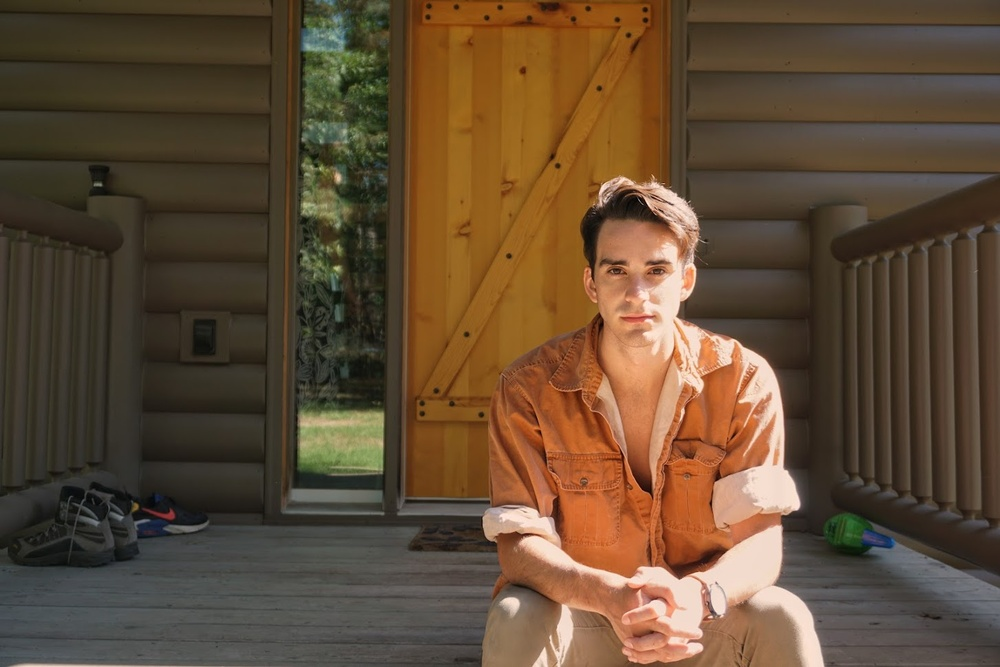
#> input picture Sample_Projects/pfp.jpeg, 1000 x 667 px, shrunk from 1453 x 969 before the run, found by its file name
$ python chapter2.py
#> lines starting #> are read from the running program, lines starting #| are printed output that depends on the picture; after the words box and inside, x2 and y2 are one past the last pixel; in counts of white or black regions, pixels touching at a corner belong together
import cv2
import numpy

img = cv2.imread("F:\BlackJack\Sample_Projects\pfp.jpeg")
#> img is the input picture: shape (667, 1000, 3); mean B, G, R 53.1, 75.3, 97.1
kernel = numpy.ones((5, 5), numpy.uint8)

imgGray = cv2.cvtColor(img, cv2.COLOR_BGR2GRAY)
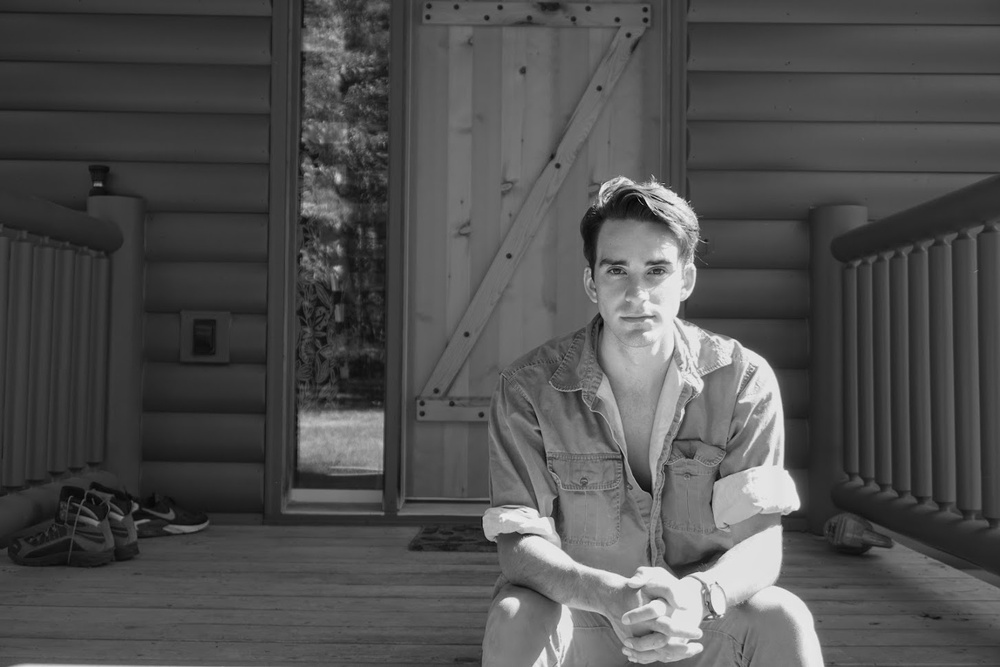
#> imgGray: shape (667, 1000); min 1, max 239, mean 79.3
imgBlur = cv2.GaussianBlur(imgGray, (5, 5), 0)
imgCanny = cv2.Canny(img, 100, 100)
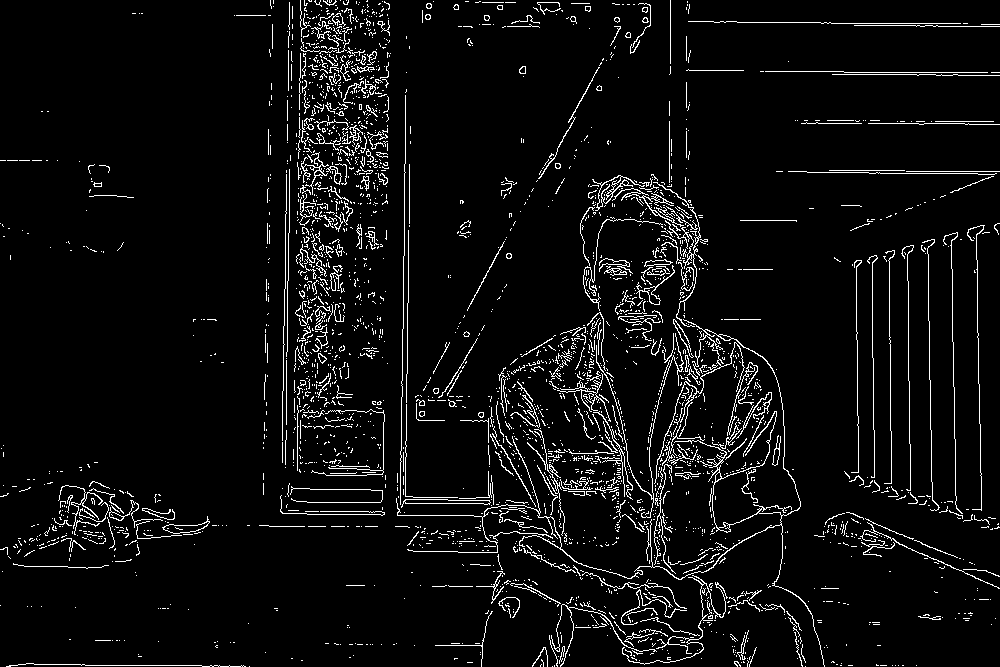
#> imgCanny: shape (667, 1000); 5.3% white in thin lines or dots
# Dilate = make edges thicker
imgDilation = cv2.dilate(imgCanny, kernel, iterations=1)
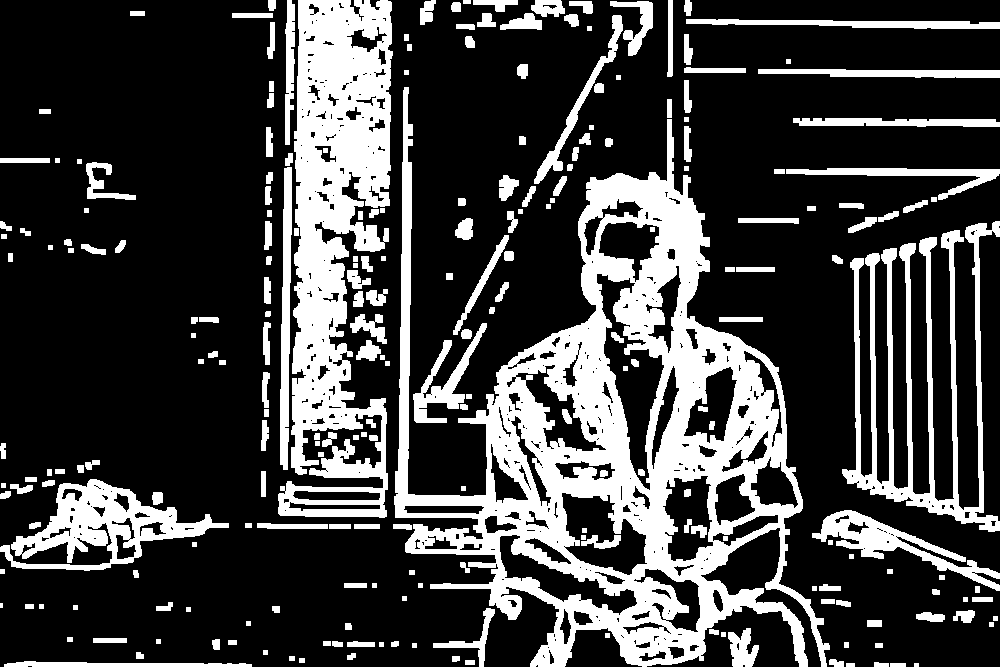
#> imgDilation: shape (667, 1000); 25.7% white; 242 white regions (1 under 20 px), largest, box (x1, y1, x2, y2) and area: (394, 87, 830, 667) 75395, (278, 0, 393, 518) 33533, (842, 221, 1000, 532) 12197
# Erode = make edges thinner
imgEroded = cv2.erode(imgDilation, kernel, iterations=1)
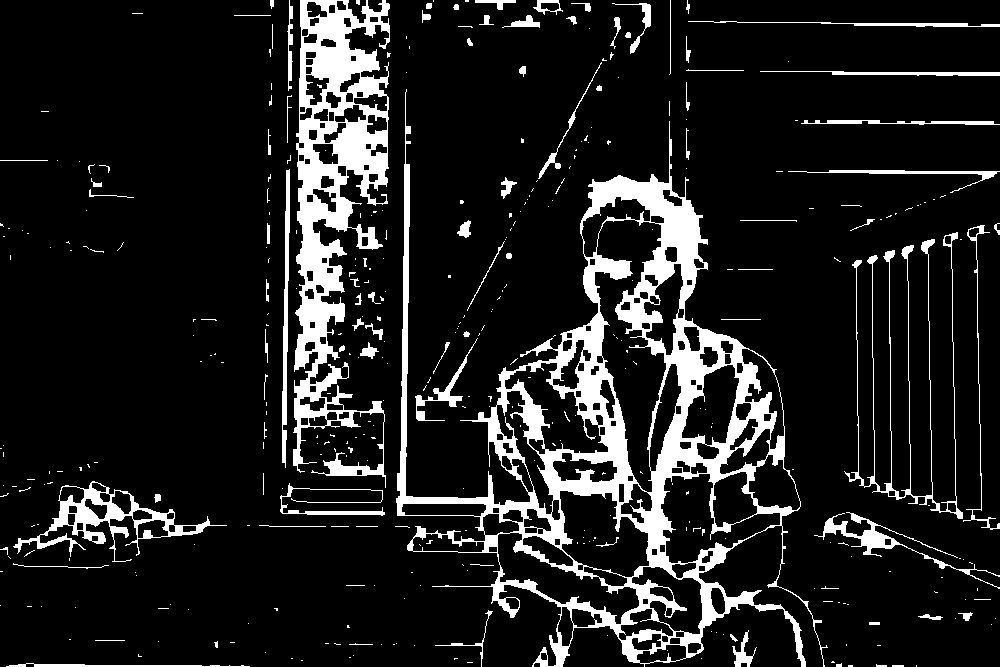
#> imgEroded: shape (667, 1000); 12.3% white; 389 white regions (299 under 20 px), largest, box (x1, y1, x2, y2) and area: (396, 89, 828, 667) 42279, (293, 0, 390, 488) 19908, (13, 481, 227, 562) 3285

# cv2.imshow("Gray Image", imgGray)
# cv2.imshow("Blur Image", imgBlur)
cv2.imshow("Canny Image", imgCanny)
cv2.imshow("Dilation Image", imgDilation)
cv2.imshow("Eroded Image", imgEroded)


cv2.waitKey(0)
